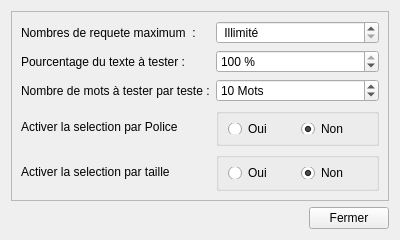
<?xml version="1.0" encoding="UTF-8"?>
<ui version="4.0">
 <class>Settings</class>
 <widget class="QWidget" name="Settings">
  <property name="geometry">
   <rect>
    <x>0</x>
    <y>0</y>
    <width>400</width>
    <height>240</height>
   </rect>
  </property>
  <property name="minimumSize">
   <size>
    <width>400</width>
    <height>240</height>
   </size>
  </property>
  <property name="maximumSize">
   <size>
    <width>400</width>
    <height>240</height>
   </size>
  </property>
  <property name="windowTitle">
   <string>Préférences</string>
  </property>
  <layout class="QGridLayout" name="gridLayout">
   <item row="1" column="0">
    <spacer name="horizontalSpacer">
     <property name="orientation">
      <enum>Qt::Horizontal</enum>
     </property>
     <property name="sizeHint" stdset="0">
      <size>
       <width>290</width>
       <height>20</height>
      </size>
     </property>
    </spacer>
   </item>
   <item row="1" column="1">
    <widget class="QPushButton" name="pushButton">
     <property name="text">
      <string>Fermer</string>
     </property>
    </widget>
   </item>
   <item row="0" column="0" colspan="2">
    <widget class="QFrame" name="frame">
     <property name="frameShape">
      <enum>QFrame::StyledPanel</enum>
     </property>
     <property name="frameShadow">
      <enum>QFrame::Raised</enum>
     </property>
     <layout class="QGridLayout" name="gridLayout_2">
      <item row="0" column="0">
       <widget class="QLabel" name="label">
        <property name="text">
         <string>Nombres de requete maximum  : </string>
        </property>
       </widget>
      </item>
      <item row="1" column="0">
       <widget class="QLabel" name="label_2">
        <property name="text">
         <string>Pourcentage du texte à tester :</string>
        </property>
       </widget>
      </item>
      <item row="2" column="0">
       <widget class="QLabel" name="label_3">
        <property name="text">
         <string>Nombre de mots à tester par teste :</string>
        </property>
       </widget>
      </item>
      <item row="3" column="0">
       <widget class="QLabel" name="label_4">
        <property name="text">
         <string>Activer la selection par Police</string>
        </property>
       </widget>
      </item>
      <item row="2" column="2">
       <widget class="QSpinBox" name="spinBox_3">
        <property name="suffix">
         <string> Mots</string>
        </property>
        <property name="minimum">
         <number>5</number>
        </property>
        <property name="value">
         <number>10</number>
        </property>
       </widget>
      </item>
      <item row="1" column="2">
       <widget class="QSpinBox" name="spinBox_2">
        <property name="specialValueText">
         <string/>
        </property>
        <property name="suffix">
         <string> %</string>
        </property>
        <property name="minimum">
         <number>10</number>
        </property>
        <property name="maximum">
         <number>100</number>
        </property>
        <property name="singleStep">
         <number>10</number>
        </property>
        <property name="value">
         <number>100</number>
        </property>
       </widget>
      </item>
      <item row="0" column="2">
       <widget class="QSpinBox" name="spinBox">
        <property name="specialValueText">
         <string> Illimité</string>
        </property>
        <property name="suffix">
         <string>  Requetes</string>
        </property>
        <property name="prefix">
         <string/>
        </property>
        <property name="minimum">
         <number>0</number>
        </property>
        <property name="maximum">
         <number>999999</number>
        </property>
        <property name="singleStep">
         <number>1</number>
        </property>
        <property name="value">
         <number>0</number>
        </property>
       </widget>
      </item>
      <item row="4" column="0">
       <widget class="QLabel" name="label_5">
        <property name="text">
         <string>Activer la selection par taille</string>
        </property>
       </widget>
      </item>
      <item row="4" column="2">
       <widget class="QGroupBox" name="groupBox">
        <property name="title">
         <string/>
        </property>
        <property name="flat">
         <bool>false</bool>
        </property>
        <property name="checkable">
         <bool>false</bool>
        </property>
        <layout class="QHBoxLayout" name="horizontalLayout">
         <item>
          <widget class="QRadioButton" name="radioButton_4">
           <property name="text">
            <string>Oui</string>
           </property>
          </widget>
         </item>
         <item>
          <widget class="QRadioButton" name="radioButton_3">
           <property name="text">
            <string>Non</string>
           </property>
           <property name="checked">
            <bool>true</bool>
           </property>
          </widget>
         </item>
        </layout>
       </widget>
      </item>
      <item row="3" column="2">
       <widget class="QGroupBox" name="groupBox_2">
        <property name="title">
         <string/>
        </property>
        <layout class="QHBoxLayout" name="horizontalLayout_2">
         <item>
          <widget class="QRadioButton" name="radioButton">
           <property name="text">
            <string>Oui</string>
           </property>
          </widget>
         </item>
         <item>
          <widget class="QRadioButton" name="radioButton_2">
           <property name="text">
            <string>Non</string>
           </property>
           <property name="checked">
            <bool>true</bool>
           </property>
          </widget>
         </item>
        </layout>
       </widget>
      </item>
     </layout>
    </widget>
   </item>
  </layout>
 </widget>
 <tabstops>
  <tabstop>spinBox</tabstop>
  <tabstop>spinBox_2</tabstop>
  <tabstop>spinBox_3</tabstop>
  <tabstop>radioButton</tabstop>
  <tabstop>radioButton_2</tabstop>
  <tabstop>radioButton_4</tabstop>
  <tabstop>radioButton_3</tabstop>
  <tabstop>pushButton</tabstop>
 </tabstops>
 <resources/>
 <connections/>
</ui>
